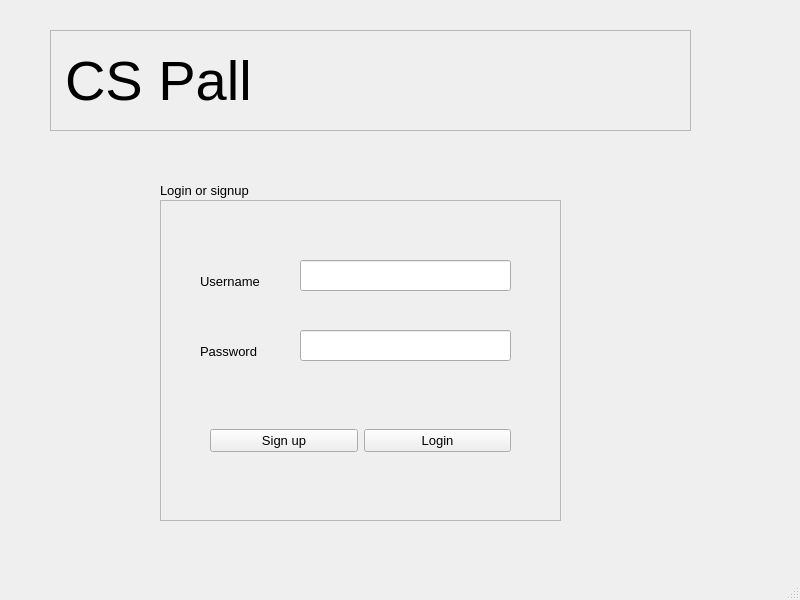
<?xml version="1.0" encoding="UTF-8"?>
<ui version="4.0">
 <class>MainWindow</class>
 <widget class="QMainWindow" name="MainWindow">
  <property name="geometry">
   <rect>
    <x>0</x>
    <y>0</y>
    <width>800</width>
    <height>600</height>
   </rect>
  </property>
  <property name="windowTitle">
   <string>MainWindow</string>
  </property>
  <widget class="QWidget" name="centralwidget">
   <widget class="QLabel" name="titlelabel">
    <property name="geometry">
     <rect>
      <x>50</x>
      <y>30</y>
      <width>641</width>
      <height>101</height>
     </rect>
    </property>
    <property name="font">
     <font>
      <pointsize>42</pointsize>
      <italic>false</italic>
     </font>
    </property>
    <property name="frameShape">
     <enum>QFrame::StyledPanel</enum>
    </property>
    <property name="frameShadow">
     <enum>QFrame::Plain</enum>
    </property>
    <property name="text">
     <string>CS Pall</string>
    </property>
   </widget>
   <widget class="QLabel" name="label">
    <property name="geometry">
     <rect>
      <x>330</x>
      <y>40</y>
      <width>111</width>
      <height>91</height>
     </rect>
    </property>
    <property name="text">
     <string/>
    </property>
    <property name="pixmap">
     <pixmap>icons8-c++-96.png</pixmap>
    </property>
   </widget>
   <widget class="QFrame" name="frame">
    <property name="geometry">
     <rect>
      <x>160</x>
      <y>200</y>
      <width>401</width>
      <height>321</height>
     </rect>
    </property>
    <property name="frameShape">
     <enum>QFrame::StyledPanel</enum>
    </property>
    <property name="frameShadow">
     <enum>QFrame::Raised</enum>
    </property>
    <property name="lineWidth">
     <number>3</number>
    </property>
    <widget class="QWidget" name="logingroup" native="true">
     <property name="geometry">
      <rect>
       <x>10</x>
       <y>-30</y>
       <width>411</width>
       <height>361</height>
      </rect>
     </property>
     <property name="autoFillBackground">
      <bool>false</bool>
     </property>
     <property name="styleSheet">
      <string notr="true"/>
     </property>
     <widget class="QWidget" name="horizontalLayoutWidget">
      <property name="geometry">
       <rect>
        <x>40</x>
        <y>230</y>
        <width>301</width>
        <height>81</height>
       </rect>
      </property>
      <layout class="QHBoxLayout" name="horizontalLayout">
       <item>
        <widget class="QPushButton" name="signup">
         <property name="font">
          <font>
           <pointsize>10</pointsize>
          </font>
         </property>
         <property name="text">
          <string>Sign up</string>
         </property>
        </widget>
       </item>
       <item>
        <widget class="QPushButton" name="loginbutton">
         <property name="font">
          <font>
           <pointsize>10</pointsize>
          </font>
         </property>
         <property name="text">
          <string>Login</string>
         </property>
        </widget>
       </item>
      </layout>
     </widget>
     <widget class="QLabel" name="loginmessagelabel">
      <property name="geometry">
       <rect>
        <x>70</x>
        <y>300</y>
        <width>271</width>
        <height>41</height>
       </rect>
      </property>
      <property name="styleSheet">
       <string notr="true">style=&quot; color:#ff1100;&quot;</string>
      </property>
      <property name="text">
       <string>&lt;html&gt;&lt;head/&gt;&lt;body&gt;&lt;p&gt;&lt;span style=&quot; color:#ff1100;&quot;&gt;&lt;br/&gt;&lt;/span&gt;&lt;/p&gt;&lt;/body&gt;&lt;/html&gt;</string>
      </property>
     </widget>
     <widget class="QLabel" name="usernamelabel">
      <property name="geometry">
       <rect>
        <x>30</x>
        <y>100</y>
        <width>77</width>
        <height>22</height>
       </rect>
      </property>
      <property name="font">
       <font>
        <pointsize>10</pointsize>
       </font>
      </property>
      <property name="text">
       <string>Username</string>
      </property>
     </widget>
     <widget class="QLineEdit" name="username">
      <property name="geometry">
       <rect>
        <x>130</x>
        <y>90</y>
        <width>211</width>
        <height>31</height>
       </rect>
      </property>
      <property name="font">
       <font>
        <pointsize>10</pointsize>
       </font>
      </property>
     </widget>
     <widget class="QLabel" name="passwordlabel">
      <property name="geometry">
       <rect>
        <x>30</x>
        <y>170</y>
        <width>70</width>
        <height>22</height>
       </rect>
      </property>
      <property name="font">
       <font>
        <pointsize>10</pointsize>
       </font>
      </property>
      <property name="text">
       <string>Password</string>
      </property>
     </widget>
     <widget class="QLineEdit" name="password">
      <property name="geometry">
       <rect>
        <x>130</x>
        <y>160</y>
        <width>211</width>
        <height>31</height>
       </rect>
      </property>
      <property name="font">
       <font>
        <pointsize>10</pointsize>
       </font>
      </property>
      <property name="echoMode">
       <enum>QLineEdit::Password</enum>
      </property>
     </widget>
    </widget>
   </widget>
   <widget class="QLabel" name="label_2">
    <property name="geometry">
     <rect>
      <x>160</x>
      <y>170</y>
      <width>131</width>
      <height>41</height>
     </rect>
    </property>
    <property name="font">
     <font>
      <pointsize>10</pointsize>
     </font>
    </property>
    <property name="text">
     <string>Login or signup</string>
    </property>
   </widget>
   <widget class="QLabel" name="label_3">
    <property name="geometry">
     <rect>
      <x>460</x>
      <y>40</y>
      <width>101</width>
      <height>91</height>
     </rect>
    </property>
    <property name="autoFillBackground">
     <bool>false</bool>
    </property>
    <property name="text">
     <string/>
    </property>
    <property name="textFormat">
     <enum>Qt::RichText</enum>
    </property>
    <property name="pixmap">
     <pixmap>icons8-python-96.png</pixmap>
    </property>
   </widget>
   <zorder>titlelabel</zorder>
   <zorder>frame</zorder>
   <zorder>label_2</zorder>
   <zorder>label_3</zorder>
   <zorder>label</zorder>
  </widget>
  <widget class="QMenuBar" name="menubar">
   <property name="geometry">
    <rect>
     <x>0</x>
     <y>0</y>
     <width>800</width>
     <height>25</height>
    </rect>
   </property>
  </widget>
  <widget class="QStatusBar" name="statusbar"/>
 </widget>
 <resources/>
 <connections/>
</ui>
